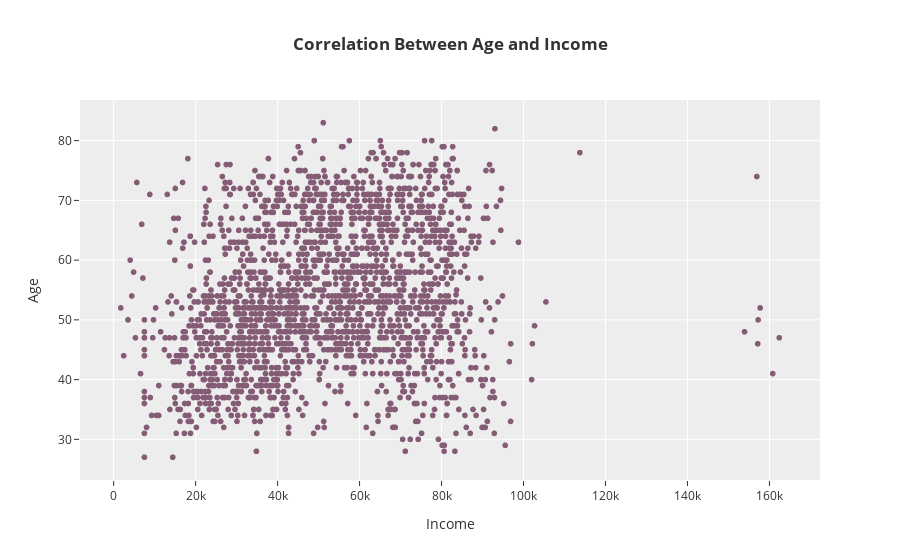

Notebook code for this chart:
### Code cell
px.scatter(data_frame=data, x="Income", y="Age",
           title="<b>Correlation Between Age and Income",  color_discrete_sequence=px.colors.qualitative.Antique)

### Figure 1 — Plotly figure (JSON) as saved in the notebook; plotly's stock layout.template omitted (floating-point values rounded to 4 significant figures; data arrays with more than 128 entries replaced by an {"elided": "..."} marker saying what was removed)
{"data": [{"hovertemplate": "Income=%{x}<br>Age=%{y}<extra></extra>", "legendgroup": "", "marker": {"color": "rgb(133, 92, 117)", "symbol": "circle"}, "mode": "markers", "name": "", "showlegend": false, "type": "scattergl", "x": {"elided": "2215 float values"}, "xaxis": "x", "y": {"elided": "2215 float values"}, "yaxis": "y"}], "layout": {"legend": {"tracegroupgap": 0}, "title": {"text": "<b>Correlation Between Age and Income"}, "xaxis": {"anchor": "y", "domain": [0.0, 1.0], "title": {"text": "Income"}}, "yaxis": {"anchor": "x", "domain": [0.0, 1.0], "title": {"text": "Age"}}}}
